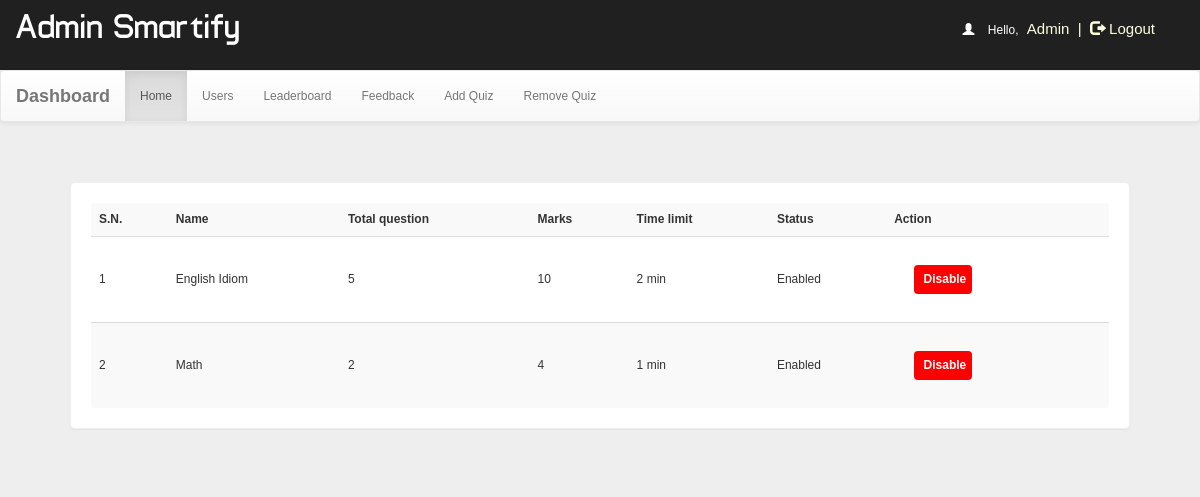
Page /admin.php?q=0 (signed in) on the committed database.
### tables this page shows
CREATE TABLE `quiz` (
  `id` int(100) NOT NULL,
  `eid` text NOT NULL,
  `title` varchar(100) NOT NULL,
  `correct` int(11) NOT NULL,
  `total` int(11) NOT NULL,
  `time` bigint(20) NOT NULL,
  `date` timestamp NOT NULL DEFAULT CURRENT_TIMESTAMP ON UPDATE CURRENT_TIMESTAMP,
  `status` varchar(10) NOT NULL
);

### admin.php (the view, shortened to what this page needs)
<!DOCTYPE html PUBLIC "-//W3C//DTD XHTML 1.0 Transitional//EN" "http://www.w3.org/TR/xhtml1/DTD/xhtml1-transitional.dtd">
<html xmlns="http://www.w3.org/1999/xhtml">
<head>
<link  rel="stylesheet" href="css/bootstrap.min.css"/>
 <link  rel="stylesheet" href="css/bootstrap-theme.min.css"/>
 <link rel="stylesheet" href="css/main1.css">
 <link  rel="stylesheet" href="css/font.css">
</head>
<body  style="background:#eee;">
<body  style="background:#eee;">
<div class="header">
<div class="row">
<div class="col-lg-6">
<span class="logo">Admin Smartify</span></div>
<?php
include_once 'dbConnection.php';
if (!(isset($_SESSION['username']))  || ($_SESSION['key']) != 'mainsess') {
    session_destroy();
    header("location:index.php");
} else {
    $name     = $_SESSION['name'];
    echo '<span class="pull-right top title1" ><span style="color:white"><span class="glyphicon glyphicon-user" aria-hidden="true"></span>&nbsp;&nbsp;&nbsp;&nbsp;Hello,</span> <span class="log log1" style="color:lightyellow">' . $name . '&nbsp;&nbsp;|&nbsp;&nbsp;<a href="logout.php?q=account.php" style="color:lightyellow"><span class="glyphicon glyphicon-log-out" aria-hidden="true"></span>&nbsp;Logout</button></a></span>';
}
?>
</div></div>
<nav class="navbar navbar-default title1">
  <div class="container-fluid">
    <div class="navbar-header">
      <a class="navbar-brand" href="admin.php?q=0"><b>Dashboard</b></a>
    </div>
    <div class="collapse navbar-collapse" id="bs-example-navbar-collapse-1">
      <ul class="nav navbar-nav">
        <li <?php
if (@$_GET['q'] == 0)
    echo 'class="active"';
?>><a href="admin.php?q=0">Home<span class="sr-only">(current)</span></a></li>
        <li <?php
if (@$_GET['q'] == 1)
    echo 'class="active"';
?>><a href="admin.php?q=1">Users</a></li>
    <li <?php
if (@$_GET['q'] == 2)
    echo 'class="active"';
?>><a href="admin.php?q=2">Leaderboard</a></li>
    <li <?php
if (@$_GET['q'] == 3)
    echo 'class="active"';
?>><a href="admin.php?q=3">Feedback</a></li>
        <li <?php
if (@$_GET['q'] == 4)
    echo 'class="active"';
?>><a href="admin.php?q=4">Add Quiz</a></li>
        <li <?php
if (@$_GET['q'] == 5)
    echo 'class="active"';
?>><a href="admin.php?q=5">Remove Quiz</a></li>
      </ul>
          </div>
  </div>
</nav>
<div class="container">
<div class="row">
<div class="col-md-12">
<?php
if (@$_GET['q'] == 0) {
    $result = mysqli_query($con, "SELECT * FROM quiz ORDER BY date DESC") or die('Error');
    echo '<div class="panel"><table class="table table-striped title1"  style="vertical-align:middle">
<tr><td style="vertical-align:middle"><b>S.N.</b></td><td style="vertical-align:middle"><b>Name</b></td><td style="vertical-align:middle"><b>Total question</b></td><td style="vertical-align:middle"><b>Marks</b></td><td style="vertical-align:middle"><b>Time limit</b></td><td style="vertical-align:middle"><b>Status</b></td><td style="vertical-align:middle"><b>Action</b></td></tr>';
    $c = 1;
    while ($row = mysqli_fetch_array($result)) {
        $title   = $row['title'];
        $total   = $row['total'];
        $correct = $row['correct'];
        $time    = $row['time'];
        $eid     = $row['eid'];
        $status  = $row['status'];
        if ($status == "enabled") {
            echo '<tr><td style="vertical-align:middle">' . $c++ . '</td><td style="vertical-align:middle">' . $title . '</td><td style="vertical-align:middle">' . $total . '</td><td style="vertical-align:middle">' . $correct * $total . '</td><td style="vertical-align:middle">' . $time . '&nbsp;min</td><td style="vertical-align:middle">Enabled</td>
                <td style="vertical-align:middle"><b><a href="update.php?deidquiz=' . $eid . '" class="btn logb" style="color:#FFFFFF;background:#ff0000;font-size:12px;padding:5px;">&nbsp;<span><b>Disable</b></span></a></b></td></tr>';
        }
    }
}
?>
</div>
</div></div>
</body>
</html>

### css/main1.css (style rules this page uses)
body { overflow-x:hidden;width:100%;font: 12px "Century Gothic", "Times Roman", sans-serif;background:#eee;min-height:550px;background-attachment:fixed; }
.panel { border-color:#eee;margin:40px;padding:20px;font: 15px "Century Gothic", "Times Roman", sans-serif; }
.header { background:#202020;height:70px; }
.logo { font-family:'typo';font-size:35px;color:#ffffff;margin:15px; }
.title1 { font: 12px "Century Gothic", "Times Roman", sans-serif; }
.logb { color:#FFFFFF;background:#0000ff;font-size:15px;margin:20px;padding:8px; }
.top { margin-top:20px; }
.log1 { font: 15px 'Ubuntu', sans-serif;color:#0000ff;margin-left:10px; }
.log { margin:10px;margin-right:60px;margin-left:5px;color:#ffffb3;text-decoration:none;font-size:20px;font-size:15px; }

### rows in the picture
quiz: title "English Idiom", total "5", $correct * $total "10", time "2"
quiz: title "Math", total "2", $correct * $total "4", time "1"

### other values in the picture
$name "Admin"
